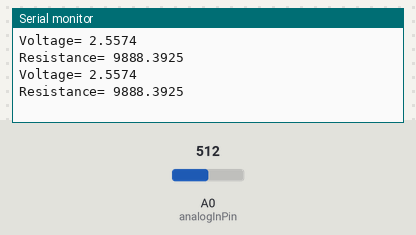
The sketch below on a simulated Arduino Uno, built with avr-gcc and run on an emulated ATmega328P. On the bench: the last lines printed to the serial monitor. The inputs (shaded band) are chosen by the test bench; at power-on: A0 (analogInPin) = 512.

Above: at 1.8 s.
1.9 s: A0 (analogInPin) set to 716
At 2.8 s:
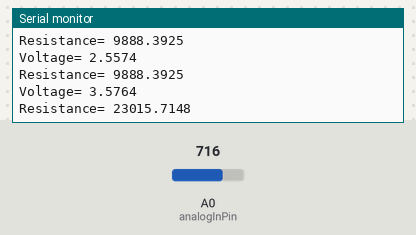
3.4 s: A0 (analogInPin) set to 900
At 4.8 s:
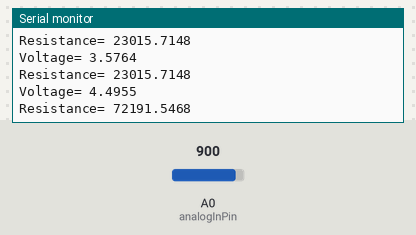
Timing chart, 0 to 6.4 s (numbered marks = the images above; inputs shaded):
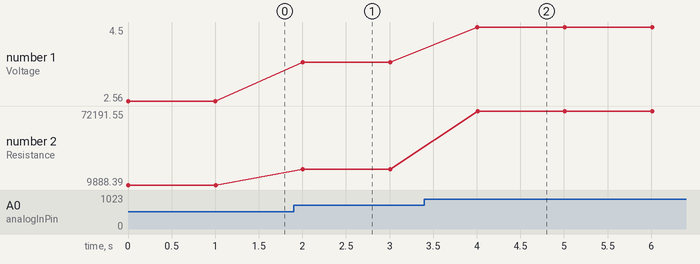

The sketch:

ohmimeter.ino
```cpp
const int analogInPin = A0;  // Analog input pin that the potentiometer is attached to

float rawResistance = 0.000;        // value read from the pot
float resistance = 0.000;

void setup() {
  // initialize serial communications at 9600 bps:
  Serial.begin(115200);
}

void loop() {
  // read the analog in value:
  rawResistance = analogRead(analogInPin)*0.004995; //divider resistor: 9880 ohms

  resistance = (987000/(100-(rawResistance*19.569)))-9870.00;


  // print the results to the serial monitor:
  Serial.print("Voltage= " );
  Serial.println(rawResistance,4);
  Serial.print("Resistance= " );
  Serial.println(resistance,4);

  delay(1000);
}
```

Measured:
- after the input at 1.9 s, the serial monitor: prints a new line after 0.10 s (image 1)
- after the input at 3.4 s, the serial monitor: prints a new line after 0.61 s (image 2)
- plotted number 1: 2.56 → 3.58 after the input at 1.9 s, 3.58 → 4.5 after the input at 3.4 s
- plotted number 2: 9888.39 → 23015.71 after the input at 1.9 s, 23015.71 → 72191.55 after the input at 3.4 s
